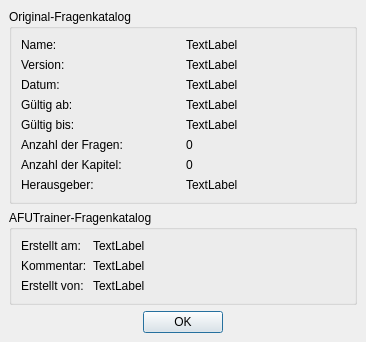
<ui version="4.0" >
 <class>DlgInformation</class>
 <widget class="QDialog" name="DlgInformation" >
  <property name="geometry" >
   <rect>
    <x>0</x>
    <y>0</y>
    <width>366</width>
    <height>331</height>
   </rect>
  </property>
  <property name="windowTitle" >
   <string>Datei-Information</string>
  </property>
  <property name="windowIcon" >
   <iconset resource="afutrainer.qrc" >:/icons/16x16/info.png</iconset>
  </property>
  <layout class="QVBoxLayout" >
   <property name="margin" >
    <number>9</number>
   </property>
   <property name="spacing" >
    <number>6</number>
   </property>
   <item>
    <widget class="QGroupBox" name="groupBox_5" >
     <property name="title" >
      <string>Original-Fragenkatalog</string>
     </property>
     <layout class="QGridLayout" >
      <property name="margin" >
       <number>9</number>
      </property>
      <property name="spacing" >
       <number>6</number>
      </property>
      <item row="7" column="1" >
       <widget class="QLabel" name="labPublisher" >
        <property name="text" >
         <string>TextLabel</string>
        </property>
       </widget>
      </item>
      <item row="6" column="1" >
       <widget class="QLabel" name="labStatChapter" >
        <property name="minimumSize" >
         <size>
          <width>50</width>
          <height>0</height>
         </size>
        </property>
        <property name="text" >
         <string>0</string>
        </property>
       </widget>
      </item>
      <item row="5" column="1" >
       <widget class="QLabel" name="labStatQuestion" >
        <property name="minimumSize" >
         <size>
          <width>50</width>
          <height>0</height>
         </size>
        </property>
        <property name="text" >
         <string>0</string>
        </property>
       </widget>
      </item>
      <item row="4" column="1" >
       <widget class="QLabel" name="labValidUntil" >
        <property name="text" >
         <string>TextLabel</string>
        </property>
       </widget>
      </item>
      <item row="0" column="1" >
       <widget class="QLabel" name="labName" >
        <property name="text" >
         <string>TextLabel</string>
        </property>
       </widget>
      </item>
      <item row="1" column="1" >
       <widget class="QLabel" name="labVersion" >
        <property name="text" >
         <string>TextLabel</string>
        </property>
       </widget>
      </item>
      <item row="2" column="1" >
       <widget class="QLabel" name="labPublished" >
        <property name="text" >
         <string>TextLabel</string>
        </property>
       </widget>
      </item>
      <item row="3" column="1" >
       <widget class="QLabel" name="labValidFrom" >
        <property name="text" >
         <string>TextLabel</string>
        </property>
       </widget>
      </item>
      <item row="7" column="0" >
       <widget class="QLabel" name="label_7" >
        <property name="text" >
         <string>Herausgeber:</string>
        </property>
        <property name="alignment" >
         <set>Qt::AlignLeading|Qt::AlignLeft|Qt::AlignTop</set>
        </property>
       </widget>
      </item>
      <item row="6" column="0" >
       <widget class="QLabel" name="label_2" >
        <property name="text" >
         <string>Anzahl der Kapitel:</string>
        </property>
       </widget>
      </item>
      <item row="5" column="0" >
       <widget class="QLabel" name="label" >
        <property name="text" >
         <string>Anzahl der Fragen:</string>
        </property>
       </widget>
      </item>
      <item row="4" column="0" >
       <widget class="QLabel" name="label_4" >
        <property name="text" >
         <string>Gültig bis:</string>
        </property>
       </widget>
      </item>
      <item row="3" column="0" >
       <widget class="QLabel" name="label_3" >
        <property name="text" >
         <string>Gültig ab:</string>
        </property>
       </widget>
      </item>
      <item row="0" column="0" >
       <widget class="QLabel" name="label_9" >
        <property name="text" >
         <string>Name:</string>
        </property>
        <property name="alignment" >
         <set>Qt::AlignLeading|Qt::AlignLeft|Qt::AlignTop</set>
        </property>
       </widget>
      </item>
      <item row="1" column="0" >
       <widget class="QLabel" name="label_11" >
        <property name="text" >
         <string>Version:</string>
        </property>
       </widget>
      </item>
      <item row="2" column="0" >
       <widget class="QLabel" name="label_12" >
        <property name="text" >
         <string>Datum:</string>
        </property>
       </widget>
      </item>
     </layout>
    </widget>
   </item>
   <item>
    <widget class="QGroupBox" name="groupBox_4" >
     <property name="title" >
      <string>AFUTrainer-Fragenkatalog</string>
     </property>
     <layout class="QGridLayout" >
      <property name="margin" >
       <number>9</number>
      </property>
      <property name="spacing" >
       <number>6</number>
      </property>
      <item row="2" column="1" >
       <widget class="QLabel" name="labContact" >
        <property name="text" >
         <string>TextLabel</string>
        </property>
       </widget>
      </item>
      <item row="2" column="0" >
       <widget class="QLabel" name="label_13" >
        <property name="text" >
         <string>Erstellt von:</string>
        </property>
        <property name="alignment" >
         <set>Qt::AlignLeading|Qt::AlignLeft|Qt::AlignTop</set>
        </property>
       </widget>
      </item>
      <item row="1" column="1" >
       <widget class="QLabel" name="labComment" >
        <property name="text" >
         <string>TextLabel</string>
        </property>
        <property name="wordWrap" >
         <bool>true</bool>
        </property>
       </widget>
      </item>
      <item row="0" column="1" >
       <widget class="QLabel" name="labDate" >
        <property name="sizePolicy" >
         <sizepolicy>
          <hsizetype>3</hsizetype>
          <vsizetype>5</vsizetype>
          <horstretch>0</horstretch>
          <verstretch>0</verstretch>
         </sizepolicy>
        </property>
        <property name="text" >
         <string>TextLabel</string>
        </property>
       </widget>
      </item>
      <item row="1" column="0" >
       <widget class="QLabel" name="label_6" >
        <property name="text" >
         <string>Kommentar:</string>
        </property>
        <property name="alignment" >
         <set>Qt::AlignLeading|Qt::AlignLeft|Qt::AlignTop</set>
        </property>
       </widget>
      </item>
      <item row="0" column="0" >
       <widget class="QLabel" name="label_5" >
        <property name="sizePolicy" >
         <sizepolicy>
          <hsizetype>1</hsizetype>
          <vsizetype>5</vsizetype>
          <horstretch>0</horstretch>
          <verstretch>0</verstretch>
         </sizepolicy>
        </property>
        <property name="text" >
         <string>Erstellt am:</string>
        </property>
       </widget>
      </item>
     </layout>
    </widget>
   </item>
   <item>
    <widget class="QDialogButtonBox" name="buttonBox" >
     <property name="orientation" >
      <enum>Qt::Horizontal</enum>
     </property>
     <property name="standardButtons" >
      <set>QDialogButtonBox::Ok</set>
     </property>
     <property name="centerButtons" >
      <bool>true</bool>
     </property>
    </widget>
   </item>
  </layout>
 </widget>
 <resources>
  <include location="afutrainer.qrc" />
 </resources>
 <connections>
  <connection>
   <sender>buttonBox</sender>
   <signal>accepted()</signal>
   <receiver>DlgInformation</receiver>
   <slot>accept()</slot>
   <hints>
    <hint type="sourcelabel" >
     <x>248</x>
     <y>254</y>
    </hint>
    <hint type="destinationlabel" >
     <x>157</x>
     <y>274</y>
    </hint>
   </hints>
  </connection>
  <connection>
   <sender>buttonBox</sender>
   <signal>rejected()</signal>
   <receiver>DlgInformation</receiver>
   <slot>reject()</slot>
   <hints>
    <hint type="sourcelabel" >
     <x>316</x>
     <y>260</y>
    </hint>
    <hint type="destinationlabel" >
     <x>286</x>
     <y>274</y>
    </hint>
   </hints>
  </connection>
 </connections>
</ui>
